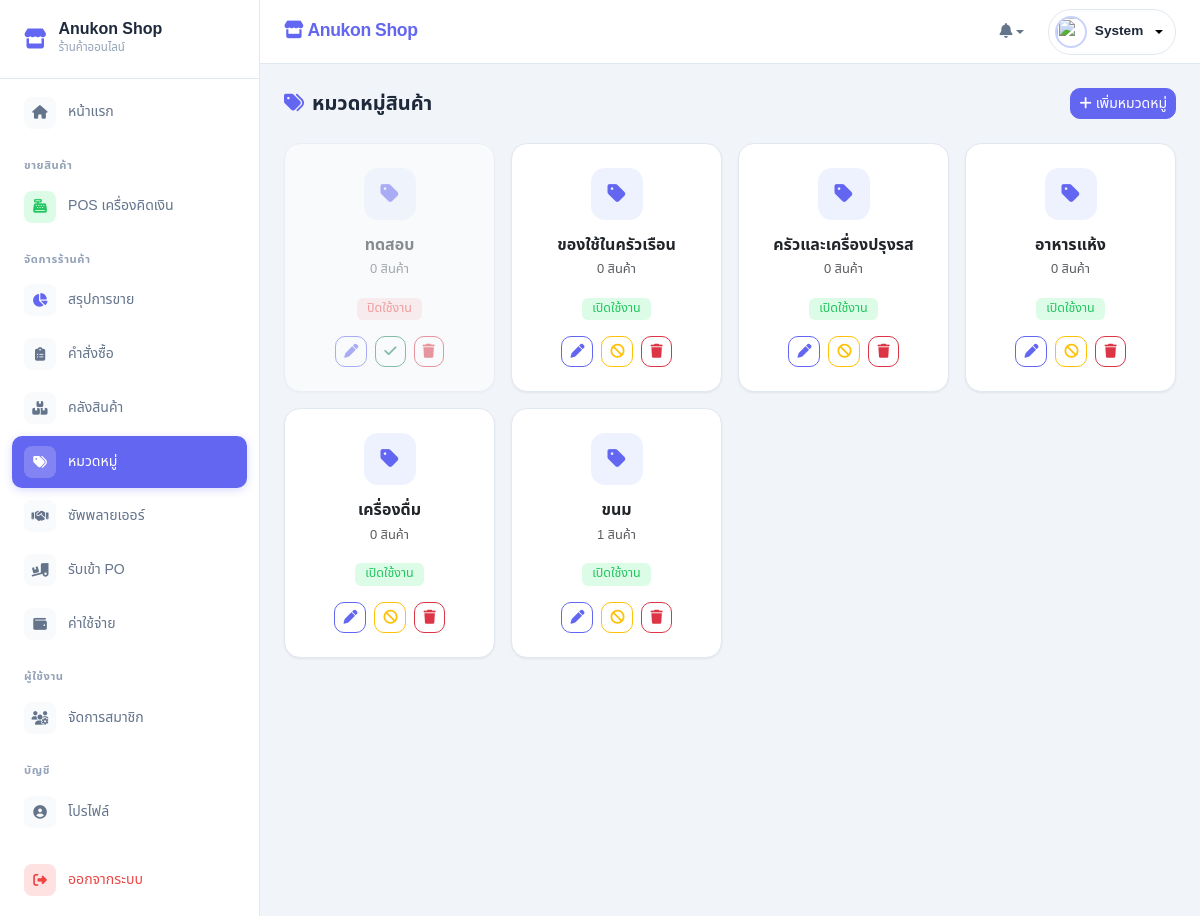
/views/categories.php (signed in), run on the app's committed database.
### tables this page shows
CREATE TABLE `prod_types` (
  `type_id` int NOT NULL,
  `type_name` varchar(100) NOT NULL,
  `type_status` tinyint DEFAULT '1',
  `create_at` timestamp NOT NULL DEFAULT CURRENT_TIMESTAMP,
  `updated_at` timestamp NOT NULL DEFAULT CURRENT_TIMESTAMP ON UPDATE CURRENT_TIMESTAMP
);

### views/categories.php (the view, shortened to what this page needs)
<?php
include_once '../includes/header.php';
$result = $conn->query("SELECT t.*, (SELECT COUNT(*) FROM products p WHERE p.type_id = t.type_id) as prod_count FROM prod_types t ORDER BY t.type_id DESC");
?>
<main class="page-content fade-up">
    <div class="d-flex flex-wrap justify-content-between align-items-center gap-3 mb-4">
        <h5 class="fw-bold mb-0"><i class="fa-solid fa-tags text-primary me-2"></i>หมวดหมู่สินค้า</h5>
        <button class="btn btn-primary btn-sm" data-bs-toggle="modal" data-bs-target="#addCatModal">
            <i class="fa-solid fa-plus me-1"></i>เพิ่มหมวดหมู่
        </button>
    </div>
    <div class="row g-3">
        <?php if ($result->num_rows > 0): ?>
            <?php while($row = $result->fetch_assoc()): ?>
            <div class="col-6 col-md-4 col-xl-3">
                <div class="card p-4 h-100 text-center <?php echo $row['type_status'] == 0 ? 'opacity-50' : ''; ?>">
                    <div class="mx-auto mb-3" style="width: 52px; height: 52px; border-radius: 14px; background: var(--primary-light); display: flex; align-items: center; justify-content: center;">
                        <i class="fa-solid fa-tag text-primary" style="font-size: 1.3rem;"></i>
                    </div>
                    <h6 class="fw-bold mb-1"><?php echo htmlspecialchars($row['type_name']); ?></h6>
                    <small class="text-muted"><?php echo $row['prod_count']; ?> สินค้า</small>
                    <div class="mt-3">
                        <?php if($row['type_status'] == 1): ?>
                            <span class="badge" style="background: var(--success-soft); color: var(--success);">เปิดใช้งาน</span>
                        <?php else: ?>
                            <span class="badge" style="background: var(--danger-soft); color: var(--danger);">ปิดใช้งาน</span>
                        <?php endif; ?>
                    </div>
                    <div class="d-flex gap-2 mt-3 justify-content-center">
                        <button class="btn btn-sm btn-outline-primary" onclick="editCat(<?php echo $row['type_id']; ?>, '<?php echo addslashes($row['type_name']); ?>')">
                            <i class="fa-solid fa-pen"></i>
                        </button>
                        <button class="btn btn-sm btn-outline-<?php echo $row['type_status'] == 1 ? 'warning' : 'success'; ?>"
                                onclick="toggleCat(<?php echo $row['type_id']; ?>, <?php echo $row['type_status']; ?>)">
                            <i class="fa-solid fa-<?php echo $row['type_status'] == 1 ? 'ban' : 'check'; ?>"></i>
                        </button>
                        <button class="btn btn-sm btn-outline-danger" onclick="deleteCat(<?php echo $row['type_id']; ?>)">
                            <i class="fa-solid fa-trash"></i>
                        </button>
                    </div>
                </div>
            </div>
            <?php endwhile; ?>
        <?php endif; ?>
    </div>
</main>
<?php include_once '../includes/footer.php'; ?>

### includes/header.php (style rules this page uses)
:root { --primary: #6366f1; --primary-hover: #4f46e5; --primary-light: #eef2ff; --primary-soft: #c7d2fe; --surface: #ffffff; --surface-alt: #f8fafc; --bg: #f1f5f9; --text: #1e293b; --text-muted: #94a3b8; --text-secondary: #64748b; --border: #e2e8f0; --success: #22c55e; --success-soft: #dcfce7; --danger: #ef4444; --danger-soft: #fee2e2; --warning: #f59e0b; --warning-soft: #fef3c7; --info: #3b82f6; --info-soft: #dbeafe; --radius: 16px; --radius-sm: 10px; --radius-xs: 6px; --shadow: 0 1px 3px rgba(0, 0, 0, 0.04), 0 1px 2px rgba(0, 0, 0, 0.03); --shadow-md: 0 4px 6px -1px rgba(0, 0, 0, 0.05), 0 2px 4px -2px rgba(0, 0, 0, 0.03); --shadow-lg: 0 10px 15px -3px rgba(0, 0, 0, 0.05), 0 4px 6px -4px rgba(0, 0, 0, 0.03); --transition: all 0.2s ease; }
* { box-sizing: border-box; }
body { font-family: 'Noto Sans Thai', sans-serif; background-color: var(--bg); margin: 0; padding: 0; overflow-x: hidden; color: var(--text); font-size: 0.925rem; line-height: 1.6; }
.text-primary { color: var(--primary) !important; }
.btn-primary { background-color: var(--primary) !important; border-color: var(--primary) !important; border-radius: var(--radius-sm) !important; font-weight: 500; transition: var(--transition); }
.btn-outline-primary { color: var(--primary) !important; border-color: var(--primary) !important; border-radius: var(--radius-sm) !important; }
.btn { border-radius: var(--radius-sm) !important; font-weight: 500; transition: var(--transition); }
.card { border: 1px solid var(--border); border-radius: var(--radius) !important; box-shadow: var(--shadow); background: var(--surface); transition: var(--transition); }
.badge { font-weight: 500; padding: 5px 10px; border-radius: var(--radius-xs); font-size: 0.78rem; }
.page-content { flex: 1; padding: 24px; }
.fade-up { animation: fadeUp 0.35s ease-out; }

### data on the page
prod_types: type_name "ทดสอบ", prod_count "0", type_status "ปิดใช้งาน"
prod_types: type_name "ของใช้ในครัวเรือน", prod_count "0", type_status "เปิดใช้งาน"
prod_types: type_name "ครัวและเครื่องปรุงรส", prod_count "0", type_status "เปิดใช้งาน"
prod_types: type_name "อาหารแห้ง", prod_count "0", type_status "เปิดใช้งาน"
prod_types: type_name "เครื่องดื่ม", prod_count "0", type_status "เปิดใช้งาน"
prod_types: type_name "ขนม", prod_count "1", type_status "เปิดใช้งาน"

### other printed values
$_SESSION['full_name'] "System"
